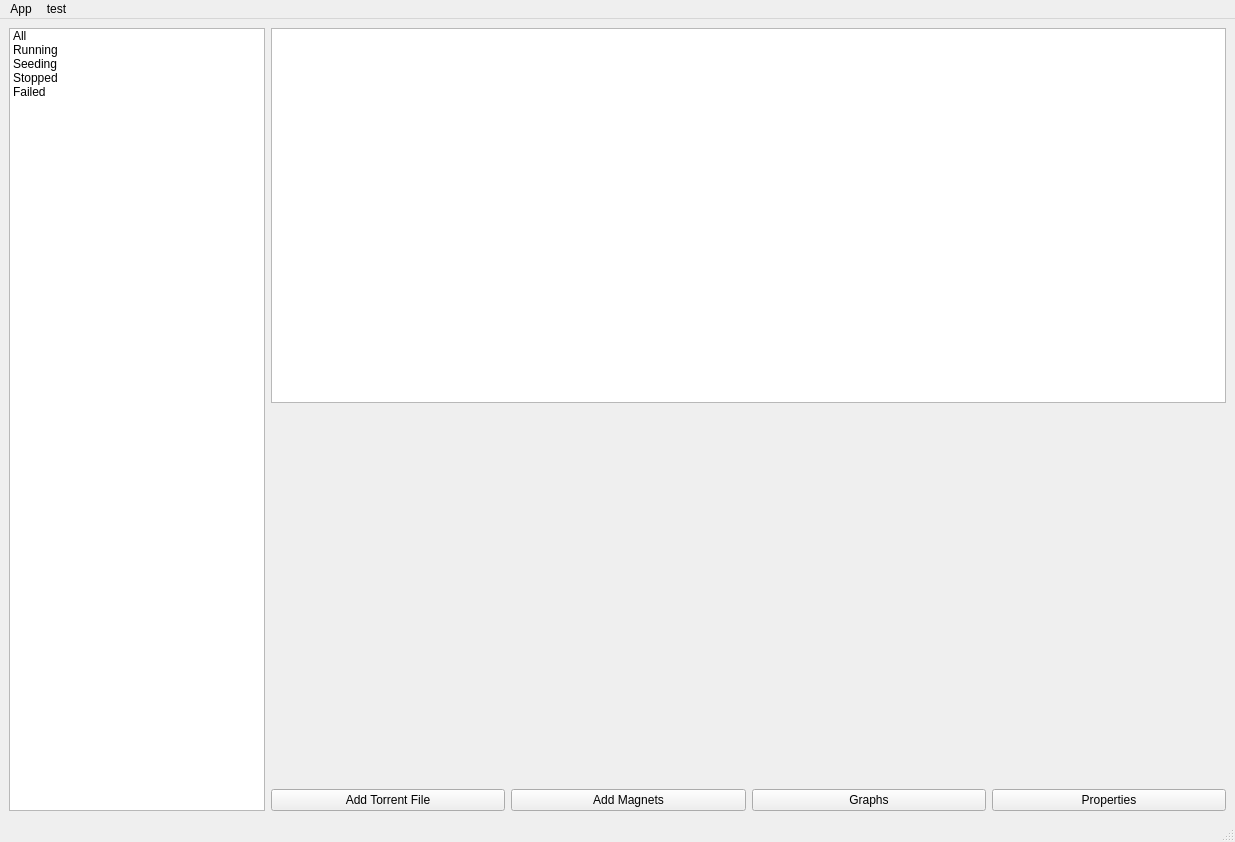
<?xml version="1.0" encoding="UTF-8"?>
<ui version="4.0">
 <class>MainWindow</class>
 <widget class="QMainWindow" name="MainWindow">
  <property name="geometry">
   <rect>
    <x>0</x>
    <y>0</y>
    <width>1235</width>
    <height>842</height>
   </rect>
  </property>
  <property name="windowTitle">
   <string>MainWindow</string>
  </property>
  <widget class="QWidget" name="centralwidget">
   <layout class="QGridLayout" name="gridLayout">
    <item row="0" column="0" rowspan="3">
     <widget class="QListWidget" name="categoriesList">
      <property name="sizePolicy">
       <sizepolicy hsizetype="Minimum" vsizetype="Expanding">
        <horstretch>0</horstretch>
        <verstretch>0</verstretch>
       </sizepolicy>
      </property>
      <item>
       <property name="text">
        <string>All</string>
       </property>
      </item>
      <item>
       <property name="text">
        <string>Running</string>
       </property>
      </item>
      <item>
       <property name="text">
        <string>Seeding</string>
       </property>
      </item>
      <item>
       <property name="text">
        <string>Stopped</string>
       </property>
      </item>
      <item>
       <property name="text">
        <string>Failed</string>
       </property>
      </item>
     </widget>
    </item>
    <item row="0" column="1">
     <widget class="QTableView" name="torrentsView">
      <property name="sizePolicy">
       <sizepolicy hsizetype="Expanding" vsizetype="Expanding">
        <horstretch>0</horstretch>
        <verstretch>0</verstretch>
       </sizepolicy>
      </property>
     </widget>
    </item>
    <item row="1" column="1">
     <widget class="QStackedWidget" name="stackedWidget">
      <property name="minimumSize">
       <size>
        <width>0</width>
        <height>200</height>
       </size>
      </property>
      <property name="currentIndex">
       <number>1</number>
      </property>
      <widget class="QWidget" name="page">
       <layout class="QGridLayout" name="gridLayout_5">
        <item row="0" column="0">
         <widget class="PropertiesWidget" name="propertiesTab" native="true">
          <property name="sizePolicy">
           <sizepolicy hsizetype="Preferred" vsizetype="Minimum">
            <horstretch>0</horstretch>
            <verstretch>0</verstretch>
           </sizepolicy>
          </property>
          <property name="minimumSize">
           <size>
            <width>0</width>
            <height>200</height>
           </size>
          </property>
         </widget>
        </item>
       </layout>
      </widget>
      <widget class="QWidget" name="page_2">
       <layout class="QGridLayout" name="gridLayout_6">
        <item row="0" column="0">
         <widget class="SpeedGraphWidget" name="graphWidget" native="true">
          <property name="minimumSize">
           <size>
            <width>0</width>
            <height>200</height>
           </size>
          </property>
         </widget>
        </item>
       </layout>
      </widget>
     </widget>
    </item>
    <item row="2" column="1">
     <layout class="QHBoxLayout" name="horizontalLayout">
      <item>
       <widget class="QPushButton" name="pushButton_2">
        <property name="text">
         <string>Add Torrent File</string>
        </property>
       </widget>
      </item>
      <item>
       <widget class="QPushButton" name="pushButton">
        <property name="text">
         <string>Add Magnets</string>
        </property>
       </widget>
      </item>
      <item>
       <widget class="QPushButton" name="toggleGraphsButton">
        <property name="text">
         <string>Graphs</string>
        </property>
       </widget>
      </item>
      <item>
       <widget class="QPushButton" name="togglePropertiesBtn">
        <property name="text">
         <string>Properties</string>
        </property>
       </widget>
      </item>
     </layout>
    </item>
   </layout>
  </widget>
  <widget class="QMenuBar" name="menubar">
   <property name="geometry">
    <rect>
     <x>0</x>
     <y>0</y>
     <width>1235</width>
     <height>19</height>
    </rect>
   </property>
   <widget class="QMenu" name="menutest">
    <property name="title">
     <string>test</string>
    </property>
   </widget>
   <widget class="QMenu" name="menuApp">
    <property name="title">
     <string>App</string>
    </property>
    <addaction name="actionSettings"/>
   </widget>
   <addaction name="menuApp"/>
   <addaction name="menutest"/>
  </widget>
  <widget class="QStatusBar" name="statusbar"/>
  <action name="actionSettings">
   <property name="text">
    <string>Settings</string>
   </property>
  </action>
 </widget>
 <customwidgets>
  <customwidget>
   <class>PropertiesWidget</class>
   <extends>QWidget</extends>
   <header location="global">propertieswidget.h</header>
   <container>1</container>
  </customwidget>
  <customwidget>
   <class>SpeedGraphWidget</class>
   <extends>QWidget</extends>
   <header location="global">speedgraphwidget.h</header>
   <container>1</container>
  </customwidget>
 </customwidgets>
 <resources/>
 <connections/>
</ui>
